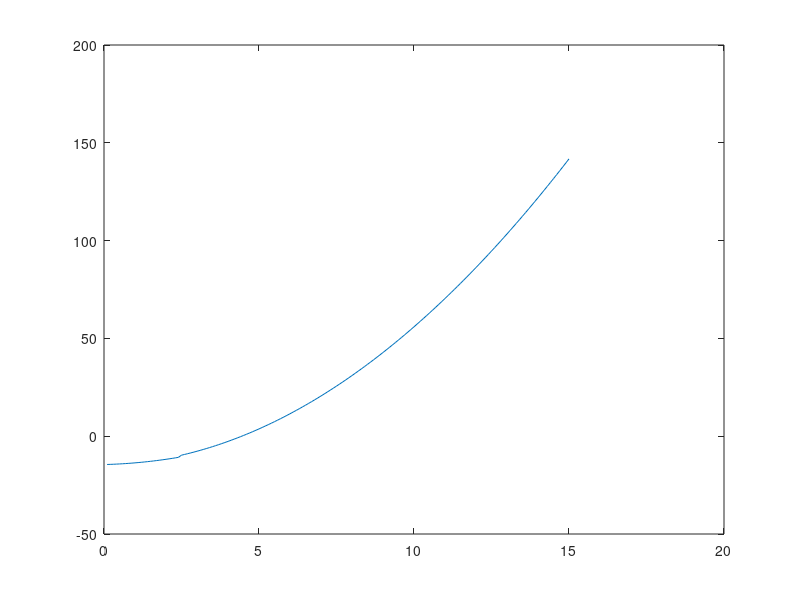

MATLAB code to generate this figure:

D=0.625;
h=18;
Atank=0.647*(12^2);
H=3.5;
L=242;
ep=0.0005*12; %0.0005 in ft?
g=32.2*12;
Apipe=pi*D^2/4;
v=0.00001664*12^2; %Kinematic Vescosity

KLSE=0.5;
KLGV=10;
KL90=1.5;
KL45=0.4;
KLU=0.08;
HP=[];
QQ=[]
for Q=0.1:0.1:15
    counter=Q
Re=(Q/Apipe)*D/v
%TRe=5000
if Re<=2100
    %F=[F 64/Re;]
    f=64/Re;
    leq=(KLSE+2*KLGV+8*KL90+2*KL45+KLU)*D/f;
    HL=f*(L+leq)*(Q/Apipe)^2/(D*2*g);
    HPc=(Q/Apipe)^2/(2*g)+H+HL-h;
    HP=[HP HPc]
else
f= @(x) (1/sqrt(x)+2*log10((ep/D)/3.7+2.51/(Re*sqrt(x)))); %Creates an anonymous function
    tol=1e-8; %Sets tolerance 
    y=[];
    
        a=0; %Lower bound 
        b=1; %Upper bound 
        c=(a+b)/2; %Halfway between Upper and Lower bound
        tol=1e-8; %Sets tolerance
        d=abs(b-a)/2; %Maximum error of our guess
            while d>tol
                %Checks if their is a sign change, 0 crossing
		        if f(a)*f(c)>0 
                    %If there is not a sign change, the 0 is not between 
                    % a and c, so we set a=c
		    	    a=c; 
                else 
                    %If there is a sign change, it means the 0 is between 
                    % a and c, so we set b=c
		    	    b=c; 
		        end
		        d=abs(b-a)/2; %d is the maximum error
		        c=(a+b)/2; %c is halfway between our two points
                
            end 
            %F=[F f]
            leq=(KLSE+2*KLGV+8*KL90+2*KL45+KLU)*D/c;
            HL=c*(L+leq)*(Q/Apipe)^2/(D*2*g);
            HPc=(Q/Apipe)^2/(2*g)+H+HL-h;
            HP=[HP HPc]
       
end
            QQ=[QQ Q]
end
plot(QQ,HP)

